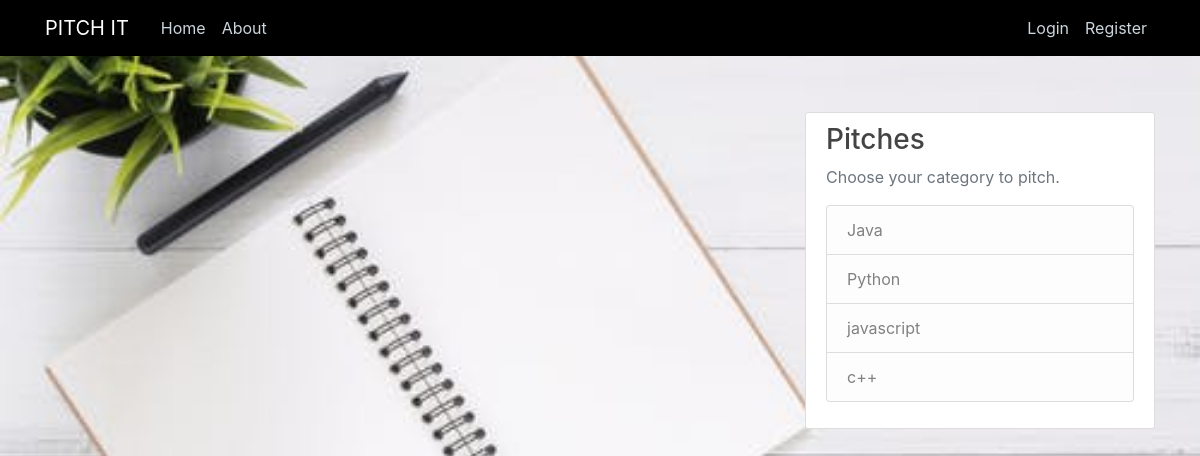
Page /home on the earlier database version.
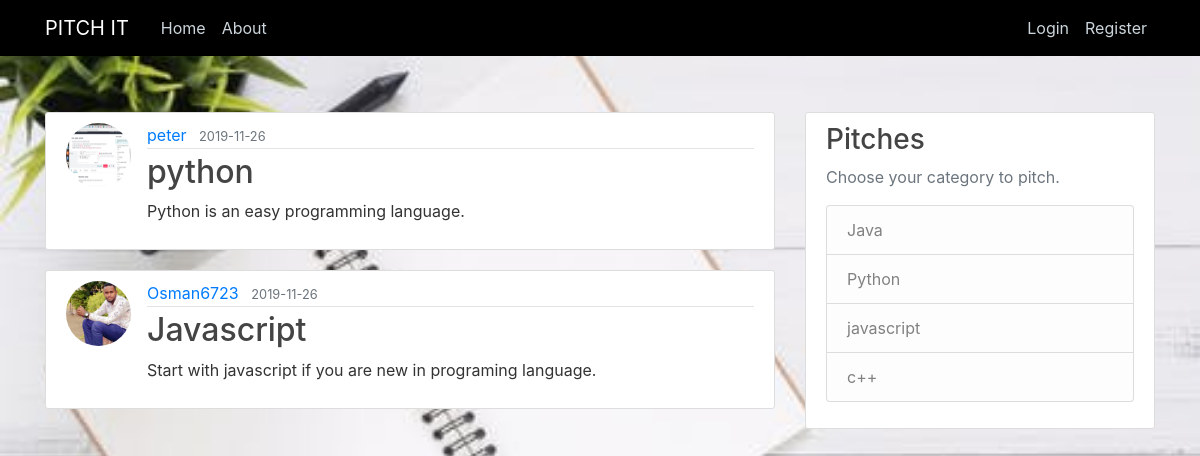
Same page on the later database version.
### pitch/models.py (models this page shows, shortened)
class Post(db.Model):
    id = db.Column(db.Integer, primary_key=True)
    title = db.Column(db.String(100), nullable=False)
    date_posted = db.Column(db.DateTime, nullable=False, default=datetime.utcnow)
    content = db.Column(db.Text, nullable=False)
    user_id = db.Column(db.Integer, db.ForeignKey('user.id'), nullable=False)

class User(db.Model, UserMixin):
    id = db.Column(db.Integer, primary_key=True)
    username = db.Column(db.String(20), unique=True, nullable=False)
    email = db.Column(db.String(120), unique=True, nullable=False)
    image_file = db.Column(db.String(20), nullable=False, default='default.jpg')
    password = db.Column(db.String(60), nullable=False)
    posts = db.relationship('Post', backref='author', lazy=True)

### pitch/routes.py (the view)
@app.route("/")
@app.route("/home")
def home():
    posts = Post.query.all()
    return render_template('home.html', posts=posts)

### pitch/templates/home.html
{% extends "layouts.html" %}
{% block content %}
    {% for post in posts %}
        <article class="media content-section">
          <img class="rounded-circle article-img" src="{{ url_for('static', filename='profile_pics/' + post.author.image_file) }}">
          <div class="media-body">
            <div class="article-metadata">
              <a class="mr-2" href="#">{{ post.author.username }}</a>
              <small class="text-muted">{{ post.date_posted.strftime('%Y-%m-%d') }}</small>
            </div>
            <h2><a class="article-title" href="{{ url_for('post', post_id=post.id) }}">{{ post.title }}</a></h2>
            <p class="article-content">{{ post.content }}</p>
          </div>
        </article>
    {% endfor %}
{% endblock content %}

### pitch/templates/layouts.html (shortened to what this page needs)
<!DOCTYPE html>
<html>
<head>
    <link rel="stylesheet" href="https://maxcdn.bootstrapcdn.com/bootstrap/4.0.0/css/bootstrap.min.css">
    <link rel="stylesheet" type="text/css" href="{{ url_for('static', filename='main.css') }}">
</head>
<body>
    <header class="site-header">
      <nav class="navbar navbar-expand-md navbar-dark bg-steel fixed-top">
        <div class="container">
          <a class="navbar-brand mr-4" href="/">PITCH IT</a>
          <div class="collapse navbar-collapse" id="navbarToggle">
            <div class="navbar-nav mr-auto">
              <a class="nav-item nav-link" href="{{ url_for('home') }}">Home</a>
              <a class="nav-item nav-link" href="{{ url_for('about') }}">About</a>
            </div>
            <div class="navbar-nav">
              {% if current_user.is_authenticated %}
                <a class="nav-item nav-link" href="{{ url_for('new_post') }}">New PITCH</a>
                <a class="nav-item nav-link" href="{{ url_for('account') }}">Account</a>
                <a class="nav-item nav-link" href="{{ url_for('logout') }}">Logout</a>
              {% else %}
                <a class="nav-item nav-link" href="{{ url_for('login') }}">Login</a>
                <a class="nav-item nav-link" href="{{ url_for('register') }}">Register</a>
              {% endif %}
            </div>
          </div>
        </div>
      </nav>
    </header>
    <main role="main" class="container">
      <div class="row">
        <div class="col-md-8">
          {% block content %}{% endblock %}
        </div>
        <div class="col-md-4">
          <div class="content-section">
            <h3>Pitches</h3>
            <p class='text-muted'>Choose your category to pitch.
              <ul class="list-group">
                <li class="list-group-item list-group-item-light">Java</li>
                <li class="list-group-item list-group-item-light">Python</li>
                <li class="list-group-item list-group-item-light">javascript</li>
                <li class="list-group-item list-group-item-light">c++</li>
              </ul>
            </p>
          </div>
        </div>
      </div>
    </main>
</body>
</html>

### pitch/static/main.css (style rules this page uses)
body { background-image: url(profile_pics/photo3.jpeg); color: #333333; margin-top: 7rem; background-repeat: no-repeat; -webkit-background-size: cover; -moz-background-size: cover; -o-background-size: cover; background-size: cover; }
h1, h2, h3, h4, h5, h6 { color: #444444; }
.bg-steel { background-color:black; }
.site-header .navbar-nav .nav-link { color: #cbd5db; }
.content-section { background: #ffffff; padding: 10px 20px; border: 1px solid #dddddd; border-radius: 3px; margin-bottom: 20px; }
.article-title { color: #444444; }
.article-content { white-space: pre-line; }
.article-img { height: 65px; width: 65px; margin-right: 16px; }
.article-metadata { padding-bottom: 1px; margin-bottom: 4px; border-bottom: 1px solid #e3e3e3 }

Differences in the rows shown:
added Post: image_file (picture), author.username "peter", date_posted "2019-11-26", title "python", content "Python is an easy programming language."
added Post: image_file (placeholder picture), author.username "Osman6723", date_posted "2019-11-26", title "Javascript", content "Start with javascript if you are new in programing language."
